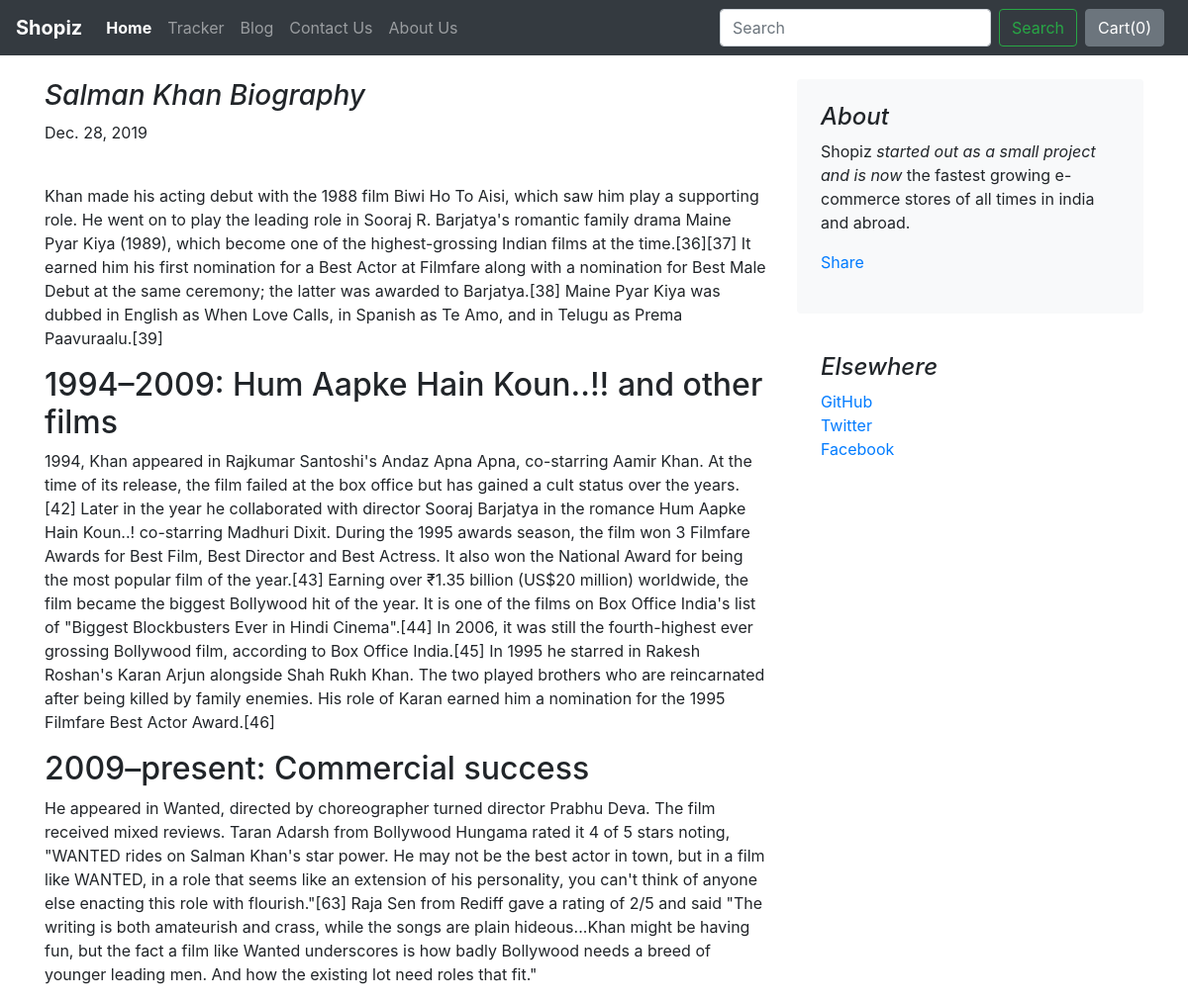
The page /blog/blogpost/1 on the database its author committed.
### blog/models.py (models this page shows, shortened)
class Blogpost(models.Model):
    post_id = models.AutoField(primary_key = True)
    title = models.CharField(max_length=50)
    head0 = models.CharField(max_length=5000, default="")
    chead0 = models.CharField(max_length=5000, default="")
    head1 = models.CharField(max_length=5000, default="")
    chead1 = models.CharField(max_length=5000, default="")
    head2 = models.CharField(max_length=5000, default="")
    chead2 = models.CharField(max_length=5000, default="")
    pub_date = models.DateField()
    thumbnail = models.ImageField(upload_to='shop/images', default="")

### blog/views.py (the view)
# urls.py: path("blogpost/<int:id>",views.blogpost,name = "BlogPost")
def blogpost(request,id):
    post = Blogpost.objects.filter(post_id = id)[0]
    return render(request,'blog/blogpost.html',{'post':post})

### blog/templates/blog/blogpost.html (shortened to what this page needs)
{% extends 'blog/basic.html' %}
{% block body %}
<div class="container">
    <div class="row mt-4">
        <div class="col-md-8 blog-main">
            <h3 class="font-italic">
                {{post.title}}
            </h3>
            <div class="blog-post">
                <p class="blog-post-meta">{{post.pub_date}}</p>
                <div class="fb-like" data-href="http://127.0.0.1:8000/blog/blogpost/{{post.post_id}}" data-layout="standard" data-action="like" data-size="large" data-show-faces="false" data-share="true"></div><br>
                <p>{{post.chead0}}</p>
                <h2>{{post.head1}}</h2>
                <p>{{post.chead1}}</p>
                <h2>{{post.head2}}</h2>
                <p>{{post.chead2}}</p>
            </div>
        </div>
        <aside class="col-md-4 blog-sidebar">
            <div class="p-4 mb-3 bg-light rounded">
                <h4 class="font-italic">About</h4>
                <p class="mb-0">Shopiz <em>started out as a small project and is now</em> the fastest growing e-commerce stores of all times in india and abroad.</p>
                <div class="my-3 fb-share-button" data-href="http://127.0.0.1:8000/blog/blogpost/{{post.post_id}}" data-layout="button_count" data-size="large"><a target="_blank" href="https://www.facebook.com/sharer/sharer.php?u=http%3A%2F%2F127.0.0.1%3A8000%2Fblog%2Fblogpost%2F4&src=sdkpreparse" class="fb-xfbml-parse-ignore">Share</a></div>
            </div>
            <div class="p-4">
                <h4 class="font-italic">Elsewhere</h4>
                <ol class="list-unstyled">
                    <li><a href="#">GitHub</a></li>
                    <li><a href="#">Twitter</a></li>
                    <li><a href="#">Facebook</a></li>
                </ol>
            </div>
        </aside>
    </div>
</div>
{% endblock %}

### rows shown on the page
Blogpost: title "Salman Khan Biography", pub_date "Dec. 28, 2019", chead0 "Khan made his acting debut with the 1988 film Biwi Ho To Aisi, which saw him play a supporting role. He went on to play the leading role in Sooraj R. Barjatya's romantic family drama Maine Pyar Kiya (1989), which become one of the highest-grossing Indian films at the time.[36][37] It earned him his first nomination for a Best Actor at Filmfare along with a nomination for Best Male Debut at the same ceremony; the latter was awarded to Barjatya.[38] Maine Pyar Kiya was dubbed in English as When Love Calls, in Spanish as Te Amo, and in Telugu as Prema Paavuraalu.[39]", head1 "1994–2009: Hum Aapke Hain Koun..!! and other films", chead1 "1994, Khan appeared in Rajkumar Santoshi's Andaz Apna Apna, co-starring Aamir Khan. At the time of its release, the film failed at the box office but has gained a cult status over the years.[42] Later in the year he collaborated with director Sooraj Barjatya in the romance Hum Aapke Hain Koun..! co-starring Madhuri Dixit. During the 1995 awards season, the film won 3 Filmfare Awards for Best Film, Best Director and Best Actress. It also won the National Award for being the most popular film of the year.[43] Earning over ₹1.35 billion (US$20 million) worldwide, the film became the biggest Bollywood hit of the year. It is one of the films on Box Office India's list of \"Biggest Blockbusters…", head2 "2009–present: Commercial success", chead2 "He appeared in Wanted, directed by choreographer turned director Prabhu Deva. The film received mixed reviews. Taran Adarsh from Bollywood Hungama rated it 4 of 5 stars noting, \"WANTED rides on Salman Khan's star power. He may not be the best actor in town, but in a film like WANTED, in a role that seems like an extension of his personality, you can't think of anyone else enacting this role with flourish.\"[63] Raja Sen from Rediff gave a rating of 2/5 and said \"The writing is both amateurish and crass, while the songs are plain hideous...Khan might be having fun, but the fact a film like Wanted underscores is how badly Bollywood needs a breed of younger leading men. And how the existing lot…"
